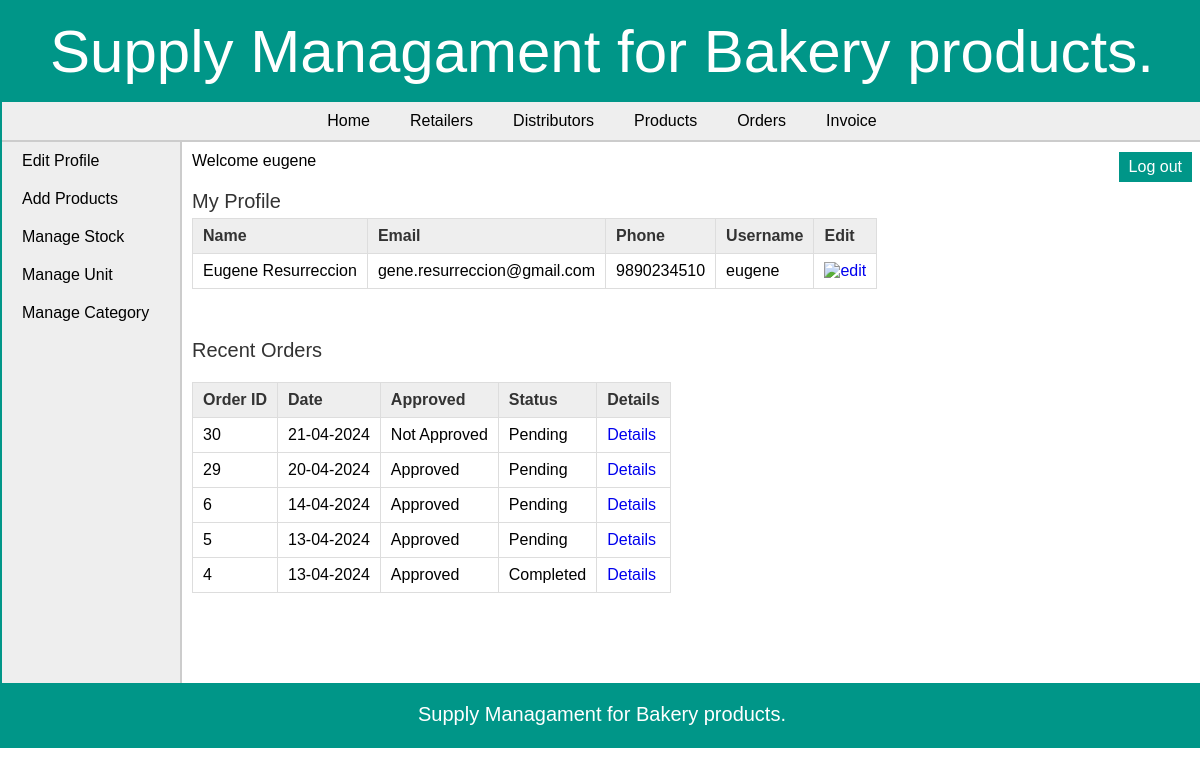
The page /manufacturer/index.php (signed in) on the database its author committed.
### tables this page shows
CREATE TABLE `manufacturer` (
  `man_id` int(11) NOT NULL,
  `man_name` varchar(25) NOT NULL,
  `man_email` varchar(50) DEFAULT NULL,
  `man_phone` varchar(10) NOT NULL,
  `username` varchar(20) NOT NULL,
  `password` varchar(20) NOT NULL
);

CREATE TABLE `orders` (
  `order_id` int(11) NOT NULL,
  `date` date NOT NULL,
  `retailer_id` int(11) NOT NULL,
  `approved` tinyint(1) NOT NULL,
  `status` tinyint(1) NOT NULL,
  `total_amount` decimal(10,3) NOT NULL
);

### manufacturer/index.php (the view, shortened to what this page needs)
<?php
	include("../includes/config.php");
	if(isset($_SESSION['manufacturer_login'])) {
		if($_SESSION['manufacturer_login'] == true) {
			$id = $_SESSION['manufacturer_id'];
			$query_selectManufacturer = "SELECT * FROM manufacturer WHERE man_id='$id'";
			$result_selectManufacturer = mysqli_query($con,$query_selectManufacturer);
			$row_selectManufacturer = mysqli_fetch_array($result_selectManufacturer);
			$query_selectOrder = "SELECT * FROM orders ORDER BY order_id DESC LIMIT 5";
			$result_selectOrder = mysqli_query($con,$query_selectOrder);
		}
		else {
			header('Location:../index.php');
		}
	}
	else {
		header('Location:../index.php');
	}
?>
<!DOCTYPE html>
<html>
<head>
	<link rel="stylesheet" href="../includes/main_style.css" >
</head>
<body>
	<?php
		include("../includes/header.inc.php");
		include("../includes/nav_manufacturer.inc.php");
		include("../includes/aside_manufacturer.inc.php");
	?>
	<section>
		Welcome <?php echo $_SESSION['sessUsername']; ?>
		<article>
			<h2>My Profile</h2>
			<table class="table_displayData">
			<tr>
				<th>Name</th>
				<th>Email</th>
				<th>Phone</th>
				<th>Username</th>
				<th> Edit </th>
			</tr>
			<tr>
				<td> <?php echo $row_selectManufacturer['man_name']; ?> </td>
				<td> <?php echo $row_selectManufacturer['man_email']; ?> </td>
				<td> <?php echo $row_selectManufacturer['man_phone']; ?> </td>
				<td> <?php echo $row_selectManufacturer['username']; ?> </td>
				<td> <a href="edit_profile.php"><img src="../images/edit.png" alt="edit" /></a> </td>
			</tr>
		</table>
		</article>
		<article>
			<h2>Recent Orders</h2>
			<table class="table_displayData" style="margin-top:20px;">
			<tr>
				<th> Order ID </th>
				<th> Date </th>
				<th> Approved </th>
				<th> Status </th>
				<th> Details </th>
			</tr>
			<?php $i=1; while($row_selectOrder = mysqli_fetch_array($result_selectOrder)) { ?>
			<tr>
				<td> <?php echo $row_selectOrder['order_id']; ?> </td>
				<td> <?php echo date("d-m-Y",strtotime($row_selectOrder['date'])); ?> </td>
				<td>
					<?php
						if($row_selectOrder['approved'] == 0) {
							echo "Not Approved";
						}
						else {
							echo "Approved";
						}
					?>
				</td>
				<td>
					<?php
						if($row_selectOrder['status'] == 0) {
							echo "Pending";
						}
						else {
							echo "Completed";
						}
					?>
				</td>
				<td> <a href="view_order_items.php?id=<?php echo $row_selectOrder['order_id']; ?>">Details</a> </td>
			</tr>
			<?php $i++; } ?>
		</table>
		</article>
	</section>
	<?php
		include("../includes/footer.inc.php");
	?>
</body>
</html>

### includes/main_style.css (style rules this page uses)
* { font-family: arial,sans-serif; margin:0px; padding:0px; }
body { width:1200px; margin:auto; border:2px solid #009688; }
a { text-decoration:none; }
section { width:1000px; padding:10px; padding-bottom:40px; }
article { margin-top:20px; margin-bottom:50px; }
article h2 { margin-bottom:5px; font-weight:normal; color:#333; font-size: 20px; }
table { border-collapse: collapse; }
.table_displayData td, .table_displayData th { border:1px solid #ddd; padding: 8px 10px; text-align: left; }
.table_displayData th { background-color:#eee; color:#333; }

### rows shown on the page
manufacturer: man_name "Eugene Resurreccion", man_email "gene.resurreccion@gmail.com", man_phone "9890234510", username "eugene"
orders: order_id "30", date "21-04-2024", approved "Not Approved", status "Pending"
orders: order_id "29", date "20-04-2024", approved "Approved", status "Pending"
orders: order_id "6", date "14-04-2024", approved "Approved", status "Pending"
orders: order_id "5", date "13-04-2024", approved "Approved", status "Pending"
orders: order_id "4", date "13-04-2024", approved "Approved", status "Completed"

### other values the page prints
$_SESSION['sessUsername'] "eugene"
